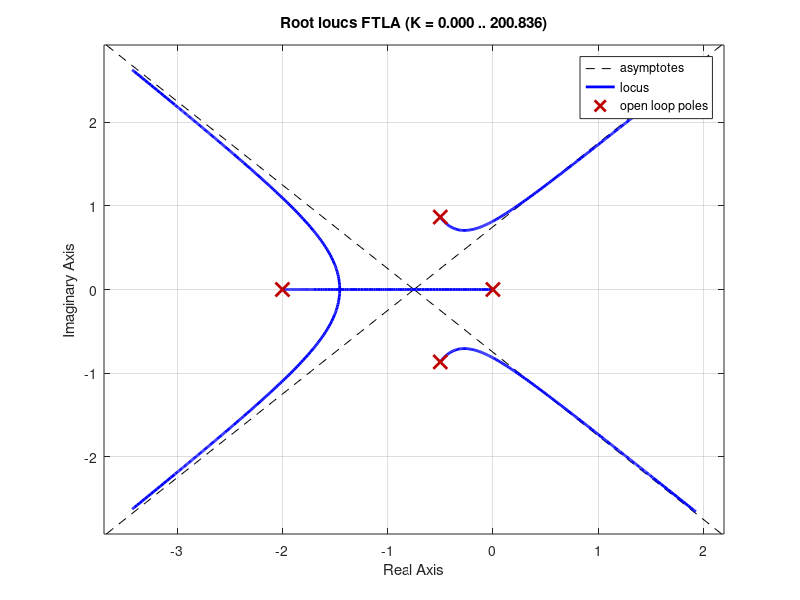
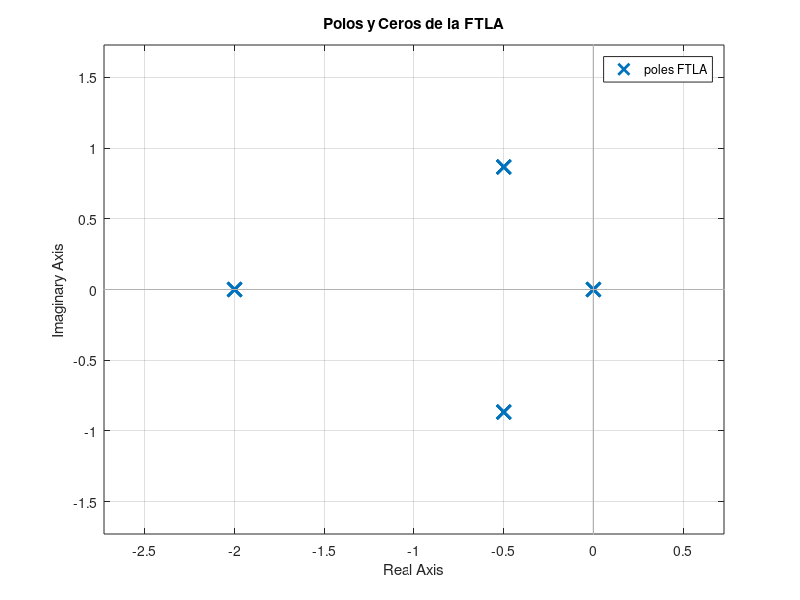
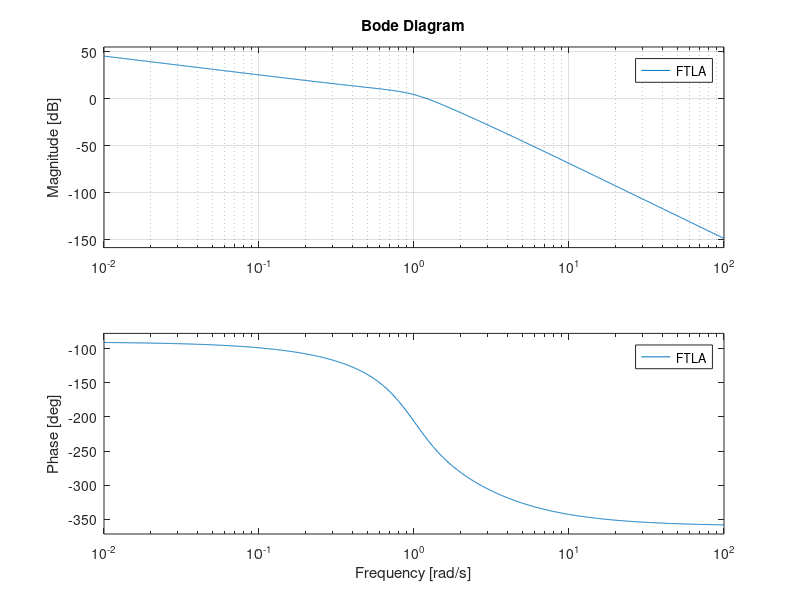
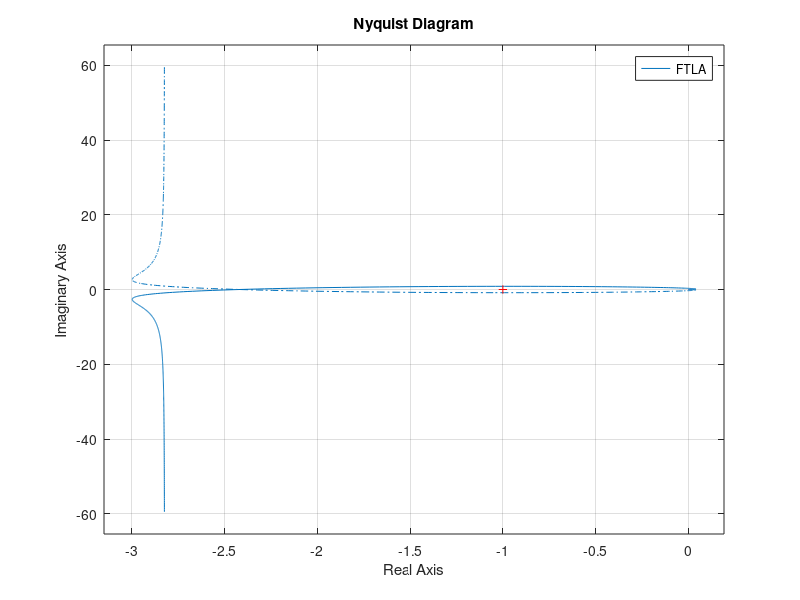

Reproduce these figures in MATLAB, in order.
%% Bode - Sistema de Fase Minima

k = 1;
Ga = zpk([], [0], k);       % es lo mismo que poner k
Gp = tf([k], [1 1 1]);
H = zpk([], [-2], k);
FTLA = Ga * Gp * H;

figure(1)
    rlocus(FTLA)

%% Sistema Estable
k = 1;
Ga = zpk([], [0], k);
Gp = tf([k], [1 1 1]);
H = zpk([], [-2], k);
FTLA = Ga * Gp * H
figure(2)
    pzmap(FTLA)
figure(3)
    bode(FTLA)
grid

figure(4)
    nyquist(FTLA)

Ga = zpk([], [-0.0005], k);
Gp = tf([k], [1 1 1]);
H = zpk([], [-2], k)
FTLA = Ga * Gp * H
figure(5)
    nyquist(FTLA)

FTLC = tf([k 2*k], [1 3 3 2 k])
figure(6)
    bode(FTLC)
grid

figure(7)
    step(FTLC)

%% Sistema Inestable
k = 2;
Ga = zpk([], [0], k);
Gp = tf([k], [1 1 1]);
H = zpk([], [-2], k);
FTLA = Ga * Gp * H
figure(2)
    pzmap(FTLA)
figure(3)
    bode(FTLA)
grid

figure(4)
    nyquist(FTLA)

Ga = zpk([], [-0.0005], k);
Gp = tf([k], [1 1 1]);
H = zpk([], [-2], k)
FTLA = Ga * Gp * H
figure(5)
    nyquist(FTLA)

FTLC = tf([k 2*k], [1 3 3 2 k])
figure(6)
    bode(FTLC)
grid

figure(7)
    step(FTLC)
figure(8)
    pzmap(FTLC)
    title('Polos y Ceros en FTLC')

%% Sistema Criticamente Estable
k = 1.555556;
Ga = zpk([], [0], k);
Gp = tf([k], [1 1 1]);
H = zpk([], [-2], k);
FTLA = Ga * Gp * H
figure(2)
    pzmap(FTLA)
    title('Polos y Ceros de la FTLA')

figure(3)
    bode(FTLA)
grid
figure(4)
    nyquist(FTLA)

Ga = zpk([], [-0.0005], k);
Gp = tf([k], [1 1 1]);
H = zpk([], [-2], k)
FTLA = Ga * Gp * H
figure(5)
    nyquist(FTLA)

FTLC = tf([k 2*k], [1 3 3 2 k])
figure(6)
    bode(FTLC)
grid

figure(7)
    step(FTLC)
figure(8)
    pzmap(FTLC)
    title('Polos y Ceros en FTLC')
